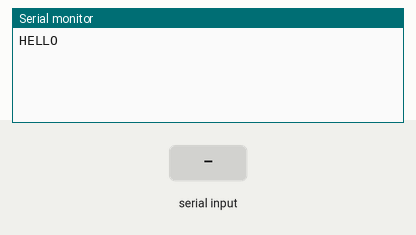
Bench run of a sketch on a simulated Arduino Uno, built with avr-gcc and run on an emulated ATmega328P. On the bench: the last lines printed to the serial monitor. The inputs (shaded band) are chosen by the test bench.

Above: at 1.2 s.
1.3 s: "Y" received over Serial
At 2.5 s:
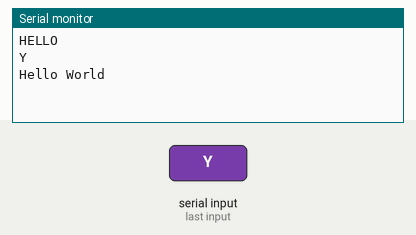
2.8 s: "1" received over Serial
At 3.8 s:
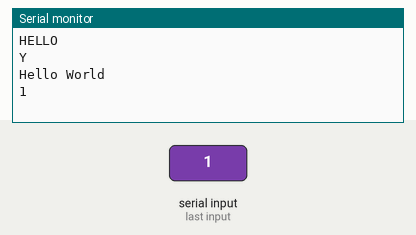

Measured:
- after the input at 1.3 s, the serial monitor: prints a new line at once (image 1)
- after the input at 2.8 s, the serial monitor: prints a new line at once (image 2)

The sketch:

module5_task1.ino
```cpp
void setup() {
  // put your setup code here, to run once:
  Serial.begin(115200);
  Serial.println("HELLO");
}

void loop() {
  // put your main code here, to run repeatedly:
  if(Serial.available()){
    int code = Serial.read();
    Serial.println((char)code);
    if((char)code == 'Y') {
      Serial.println("Hello World");
    }
  }
}
```
